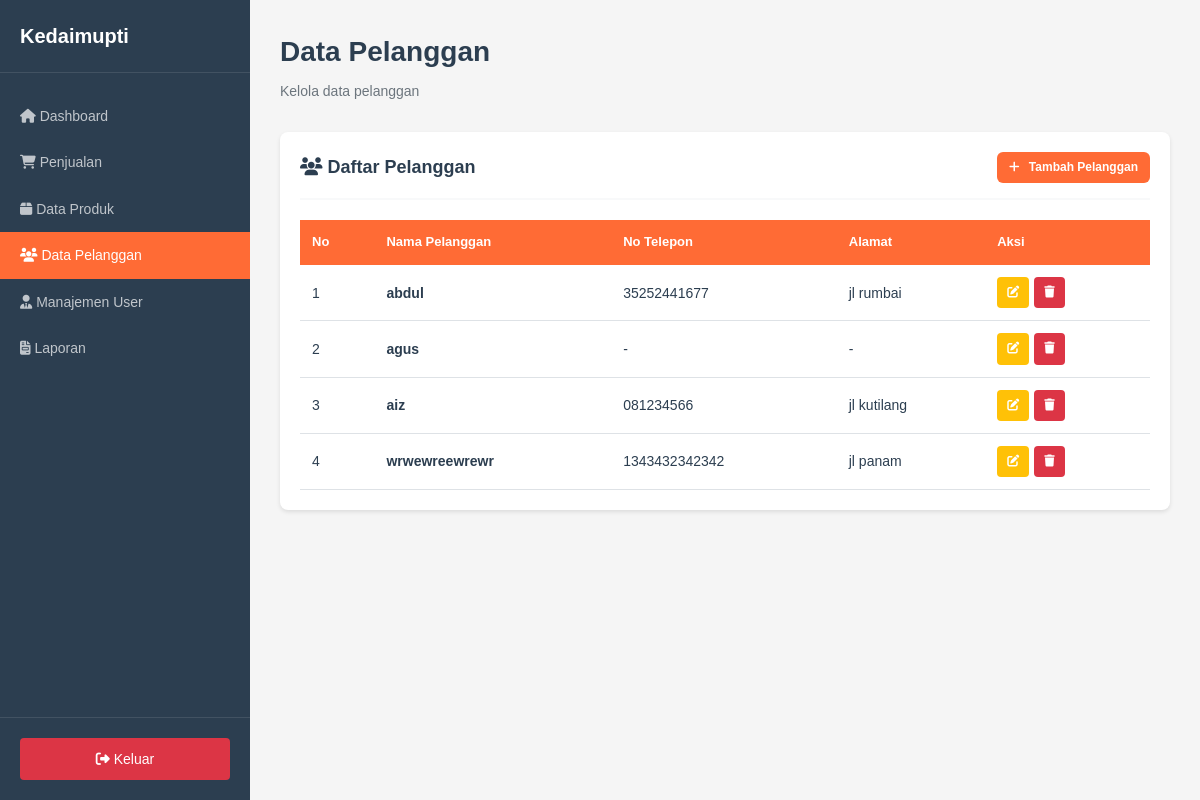
Screenshot of /kedaimupti/admin/pelanggan/index.php (signed in) with the database file from the repository.
### tables this page shows
CREATE TABLE `pelanggan` (
  `PelangganID` int(11) NOT NULL,
  `NamaPelanggan` varchar(255) NOT NULL,
  `Alamat` text NOT NULL,
  `NomorTelepon` varchar(15) NOT NULL
);

### kedaimupti/admin/pelanggan/index.php (the view, shortened to what this page needs)
<?php
require_once '../../config/database.php';
$pelanggan = mysqli_query($conn, "SELECT * FROM pelanggan ORDER BY NamaPelanggan ASC");
?>
<!DOCTYPE html>
<html lang="id">
<head>
    <link rel="stylesheet" href="../../assets/css/style.css">
    <link rel="stylesheet" href="https://cdnjs.cloudflare.com/ajax/libs/font-awesome/6.4.0/css/all.min.css">
</head>
<body>
    <div class="dashboard-wrapper">
        <aside class="sidebar">
            <div class="sidebar-header"><div class="sidebar-brand">Kedaimupti</div></div>
            <nav class="sidebar-menu">
                <a href="/kedaimupti/admin/dashboard/" class="menu-item">
                    <i class="fas fa-home"></i>
                    <span>Dashboard</span>
                </a>
                <a href="/kedaimupti/admin/penjualan/" class="menu-item">
                    <i class="fas fa-shopping-cart"></i>
                    <span>Penjualan</span>
                </a>
                <a href="/kedaimupti/admin/produk/" class="menu-item">
                    <i class="fas fa-box"></i>
                    <span>Data Produk</span>
                </a>
                <a href="/kedaimupti/admin/pelanggan/" class="menu-item active">
                    <i class="fas fa-users"></i>
                    <span>Data Pelanggan</span>
                </a>
                <a href="/kedaimupti/admin/petugas/" class="menu-item">
                    <i class="fas fa-user-tie"></i>
                    <span>Manajemen User</span>
                </a>
                <a href="/kedaimupti/admin/laporan/" class="menu-item">
                    <i class="fas fa-file-invoice"></i>
                    <span>Laporan</span>
                </a>
            </nav>
            <div class="sidebar-footer">
                <a href="/kedaimupti/auth/logout.php" class="logout-btn"><i class="fas fa-sign-out-alt"></i> Keluar</a>
            </div>
        </aside>
        <main class="main-content">
            <div class="content-header">
                <h1 class="page-title">Data Pelanggan</h1>
                <p class="page-subtitle">Kelola data pelanggan</p>
            </div>
            <div class="content-card">
                <div class="card-header">
                    <h3 class="card-title"><i class="fas fa-users"></i> Daftar Pelanggan</h3>
                    <a href="tambah.php" class="btn btn-primary btn-sm"><i class="fas fa-plus"></i> Tambah Pelanggan</a>
                </div>
                <div class="table-responsive">
                    <table>
                        <thead>
                            <tr>
                                <th>No</th>
                                <th>Nama Pelanggan</th>
                                <th>No Telepon</th>
                                <th>Alamat</th>
                                <th>Aksi</th>
                            </tr>
                        </thead>
                        <tbody>
                            <?php $no = 1; while ($p = mysqli_fetch_assoc($pelanggan)): ?>
                            <tr>
                                <td><?= $no++ ?></td>
                                <td><strong><?= $p['NamaPelanggan'] ?></strong></td>
                                <td><?= $p['NomorTelepon'] ?></td>
                                <td><?= $p['Alamat'] ?></td>
                                <td>
                                    <div class="action-btns">
                                        <a href="edit.php?id=<?= $p['PelangganID'] ?>" class="btn-icon btn-warning"><i class="fas fa-edit"></i></a>
                                        <?php if ($p['NamaPelanggan'] != 'Umum'): ?>
                                        <a href="?delete=<?= $p['PelangganID'] ?>" class="btn-icon btn-danger" onclick="return confirm('Yakin hapus?')"><i class="fas fa-trash"></i></a>
                                        <?php endif; ?>
                                    </div>
                                </td>
                            </tr>
                            <?php endwhile; ?>
                        </tbody>
                    </table>
                </div>
            </div>
        </main>
    </div>
</body>
</html>

### kedaimupti/assets/css/style.css (style rules this page uses)
* { margin: 0; padding: 0; box-sizing: border-box; }
:root { --primary: #ff6b35; --primary-dark: #e85a2a; --secondary: #28a745; --secondary-dark: #218838; --danger: #dc3545; --warning: #ffc107; --info: #17a2b8; --dark: #2c3e50; --light: #f8f9fa; --white: #ffffff; --gray: #6c757d; --border: #dee2e6; }
body { font-family: Arial, sans-serif; background: #f5f5f5; min-height: 100vh; color: var(--dark); line-height: 1.6; }
.btn { padding: 12px 20px; border: none; border-radius: 6px; font-size: 14px; font-weight: bold; cursor: pointer; font-family: inherit; text-decoration: none; display: inline-block; text-align: center; }
.btn i { margin-right: 6px; }
.btn-primary { background: var(--primary); color: var(--white); width: 100%; }
.btn-danger { background: var(--danger); color: var(--white); }
.btn-warning { background: var(--warning); color: var(--dark); }
.btn-sm { padding: 8px 14px; font-size: 13px; }
.btn-icon { padding: 6px 10px; border-radius: 4px; border: none; cursor: pointer; font-size: 12px; color: white; }
.dashboard-wrapper { display: flex; min-height: 100vh; height: 100vh; }
.sidebar { width: 250px; background: var(--dark); color: white; position: fixed; height: 100vh; overflow-y: auto; }
.sidebar-header { padding: 20px; border-bottom: 1px solid rgba(255,255,255,0.1); }
.sidebar-brand { font-size: 20px; font-weight: bold; color: white; }
.sidebar-menu { padding: 20px 0; }
.menu-item { display: block; padding: 12px 20px; color: rgba(255,255,255,0.7); text-decoration: none; font-size: 14px; }
.menu-item.active { background: var(--primary); color: white; }
.sidebar-footer { position: absolute; bottom: 0; width: 100%; padding: 20px; border-top: 1px solid rgba(255,255,255,0.1); }
.logout-btn { display: block; padding: 10px; background: var(--danger); color: white; text-align: center; text-decoration: none; border-radius: 4px; font-size: 14px; }
.main-content { margin-left: 250px; flex: 1; padding: 30px; background: #f5f5f5; min-height: 100vh; }
.content-header { margin-bottom: 30px; }
.page-title { font-size: 28px; color: var(--dark); margin-bottom: 5px; }
.page-subtitle { color: var(--gray); font-size: 14px; }
.content-card { background: white; border-radius: 8px; padding: 20px; box-shadow: 0 2px 4px rgba(0,0,0,0.1); margin-bottom: 20px; }
.card-header { display: flex; justify-content: space-between; align-items: center; margin-bottom: 20px; padding-bottom: 15px; border-bottom: 2px solid var(--light); }
.card-title { font-size: 18px; font-weight: bold; color: var(--dark); }
.card-header .btn { width: auto; padding: 6px 12px; font-size: 12px; }
.table-responsive { overflow-x: auto; }
table { width: 100%; border-collapse: collapse; }
thead { background: var(--primary); color: white; }
thead th { padding: 12px; text-align: left; font-size: 13px; font-weight: bold; }
tbody tr { border-bottom: 1px solid var(--border); }
tbody td { padding: 12px; font-size: 14px; }
.action-btns { display: flex; gap: 5px; }

### rows the page displays
pelanggan: NamaPelanggan "abdul", NomorTelepon "35252441677", Alamat "jl rumbai"
pelanggan: NamaPelanggan "agus", NomorTelepon "-", Alamat "-"
pelanggan: NamaPelanggan "aiz", NomorTelepon "081234566", Alamat "jl kutilang"
pelanggan: NamaPelanggan "wrwewreewrewr", NomorTelepon "1343432342342", Alamat "jl panam"
